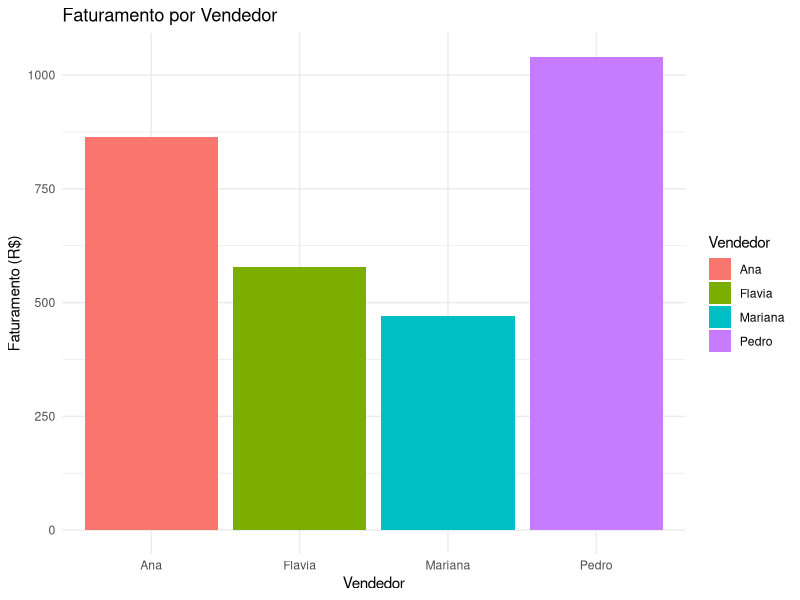

Write R code to recreate this figure.
# Exercicio 3
library(ggplot2)

vendedores <- c("Ana", "Flavia", "Pedro", "Mariana", "Ana", "Flavia", "Pedro", "Mariana")
dias <- c(1, 1, 1, 1, 2, 2, 2, 2)
produtos <- c("saia", "casaco", "vestido", "meia", "calçaFlaire", "calçaSkinny", "calçaSkinny", "manta")
quantidades <- c(1, 2, 1, 5, 3, 0, 3, 4)

precos <- data.frame(
  Produto = c("calça", "vestido", "blusa", "manta", "saia", "casaco", "meia"),
  Preco_Unitario = c(240, 320, 98, 69, 145, 289, 39))

preco_produto <- c(145, 289, 320, 39, 240, 240, 240, 69)

faturamento <- quantidades * preco_produto

df <- data.frame(Vendedor = vendedores, PAroduto = produtos, Quantidade = quantidades, Faturamento = faturamento)

faturamento_vendedor <- aggregate(Faturamento ~ Vendedor, data = df, sum)

ggplot(faturamento_vendedor, aes(x = Vendedor, y = Faturamento, fill = Vendedor)) +
  geom_bar(stat = "identity") +
  labs(title = "Faturamento por Vendedor", x = "Vendedor", y = "Faturamento (R$)") +
  theme_minimal()

